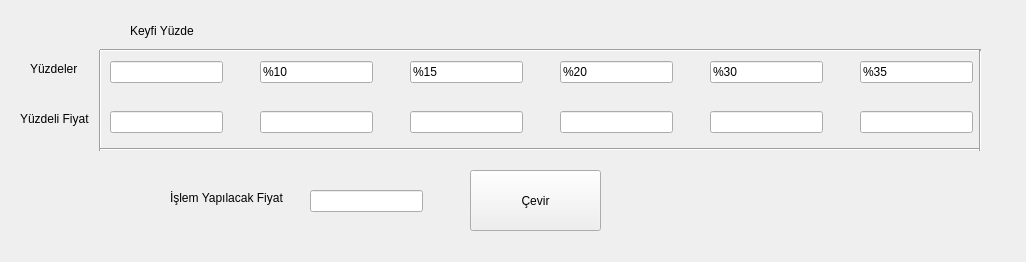
<?xml version="1.0" encoding="UTF-8"?>
<ui version="4.0">
 <class>Form</class>
 <widget class="QWidget" name="Form">
  <property name="geometry">
   <rect>
    <x>0</x>
    <y>0</y>
    <width>1026</width>
    <height>262</height>
   </rect>
  </property>
  <property name="windowTitle">
   <string>Form</string>
  </property>
  <widget class="QLineEdit" name="lineEdit">
   <property name="geometry">
    <rect>
     <x>110</x>
     <y>61</y>
     <width>113</width>
     <height>22</height>
    </rect>
   </property>
   <property name="text">
    <string/>
   </property>
  </widget>
  <widget class="QLineEdit" name="lineEdit_2">
   <property name="geometry">
    <rect>
     <x>260</x>
     <y>61</y>
     <width>113</width>
     <height>22</height>
    </rect>
   </property>
   <property name="text">
    <string>%10</string>
   </property>
  </widget>
  <widget class="QLineEdit" name="lineEdit_3">
   <property name="geometry">
    <rect>
     <x>560</x>
     <y>61</y>
     <width>113</width>
     <height>22</height>
    </rect>
   </property>
   <property name="text">
    <string>%20</string>
   </property>
  </widget>
  <widget class="QLineEdit" name="lineEdit_4">
   <property name="geometry">
    <rect>
     <x>410</x>
     <y>61</y>
     <width>113</width>
     <height>22</height>
    </rect>
   </property>
   <property name="text">
    <string>%15</string>
   </property>
  </widget>
  <widget class="QLineEdit" name="lineEdit_5">
   <property name="geometry">
    <rect>
     <x>110</x>
     <y>111</y>
     <width>113</width>
     <height>22</height>
    </rect>
   </property>
  </widget>
  <widget class="QLineEdit" name="lineEdit_6">
   <property name="geometry">
    <rect>
     <x>260</x>
     <y>111</y>
     <width>113</width>
     <height>22</height>
    </rect>
   </property>
  </widget>
  <widget class="QLineEdit" name="lineEdit_7">
   <property name="geometry">
    <rect>
     <x>560</x>
     <y>111</y>
     <width>113</width>
     <height>22</height>
    </rect>
   </property>
  </widget>
  <widget class="QLineEdit" name="lineEdit_8">
   <property name="geometry">
    <rect>
     <x>410</x>
     <y>111</y>
     <width>113</width>
     <height>22</height>
    </rect>
   </property>
  </widget>
  <widget class="QLineEdit" name="lineEdit_9">
   <property name="geometry">
    <rect>
     <x>860</x>
     <y>61</y>
     <width>113</width>
     <height>22</height>
    </rect>
   </property>
   <property name="text">
    <string>%35</string>
   </property>
  </widget>
  <widget class="QLineEdit" name="lineEdit_10">
   <property name="geometry">
    <rect>
     <x>710</x>
     <y>61</y>
     <width>113</width>
     <height>22</height>
    </rect>
   </property>
   <property name="text">
    <string>%30</string>
   </property>
  </widget>
  <widget class="QLineEdit" name="lineEdit_11">
   <property name="geometry">
    <rect>
     <x>860</x>
     <y>111</y>
     <width>113</width>
     <height>22</height>
    </rect>
   </property>
  </widget>
  <widget class="QLineEdit" name="lineEdit_12">
   <property name="geometry">
    <rect>
     <x>710</x>
     <y>111</y>
     <width>113</width>
     <height>22</height>
    </rect>
   </property>
  </widget>
  <widget class="QPushButton" name="pushButton">
   <property name="geometry">
    <rect>
     <x>470</x>
     <y>170</y>
     <width>131</width>
     <height>61</height>
    </rect>
   </property>
   <property name="text">
    <string>Çevir</string>
   </property>
  </widget>
  <widget class="QLabel" name="label">
   <property name="geometry">
    <rect>
     <x>130</x>
     <y>21</y>
     <width>91</width>
     <height>20</height>
    </rect>
   </property>
   <property name="text">
    <string>Keyfi Yüzde</string>
   </property>
  </widget>
  <widget class="QLabel" name="label_2">
   <property name="geometry">
    <rect>
     <x>30</x>
     <y>61</y>
     <width>55</width>
     <height>16</height>
    </rect>
   </property>
   <property name="text">
    <string>Yüzdeler</string>
   </property>
  </widget>
  <widget class="QLabel" name="label_3">
   <property name="geometry">
    <rect>
     <x>20</x>
     <y>111</y>
     <width>81</width>
     <height>16</height>
    </rect>
   </property>
   <property name="text">
    <string>Yüzdeli Fiyat</string>
   </property>
  </widget>
  <widget class="Line" name="line">
   <property name="geometry">
    <rect>
     <x>90</x>
     <y>50</y>
     <width>20</width>
     <height>101</height>
    </rect>
   </property>
   <property name="orientation">
    <enum>Qt::Vertical</enum>
   </property>
  </widget>
  <widget class="Line" name="line_2">
   <property name="geometry">
    <rect>
     <x>100</x>
     <y>42</y>
     <width>881</width>
     <height>16</height>
    </rect>
   </property>
   <property name="orientation">
    <enum>Qt::Horizontal</enum>
   </property>
  </widget>
  <widget class="Line" name="line_3">
   <property name="geometry">
    <rect>
     <x>100</x>
     <y>141</y>
     <width>881</width>
     <height>16</height>
    </rect>
   </property>
   <property name="orientation">
    <enum>Qt::Horizontal</enum>
   </property>
  </widget>
  <widget class="Line" name="line_4">
   <property name="geometry">
    <rect>
     <x>970</x>
     <y>50</y>
     <width>20</width>
     <height>101</height>
    </rect>
   </property>
   <property name="orientation">
    <enum>Qt::Vertical</enum>
   </property>
  </widget>
  <widget class="QLineEdit" name="lineEdit_13">
   <property name="geometry">
    <rect>
     <x>310</x>
     <y>190</y>
     <width>113</width>
     <height>22</height>
    </rect>
   </property>
   <property name="text">
    <string/>
   </property>
  </widget>
  <widget class="QLabel" name="label_4">
   <property name="geometry">
    <rect>
     <x>170</x>
     <y>190</y>
     <width>131</width>
     <height>16</height>
    </rect>
   </property>
   <property name="text">
    <string>İşlem Yapılacak Fiyat</string>
   </property>
  </widget>
 </widget>
 <resources/>
 <connections/>
</ui>
